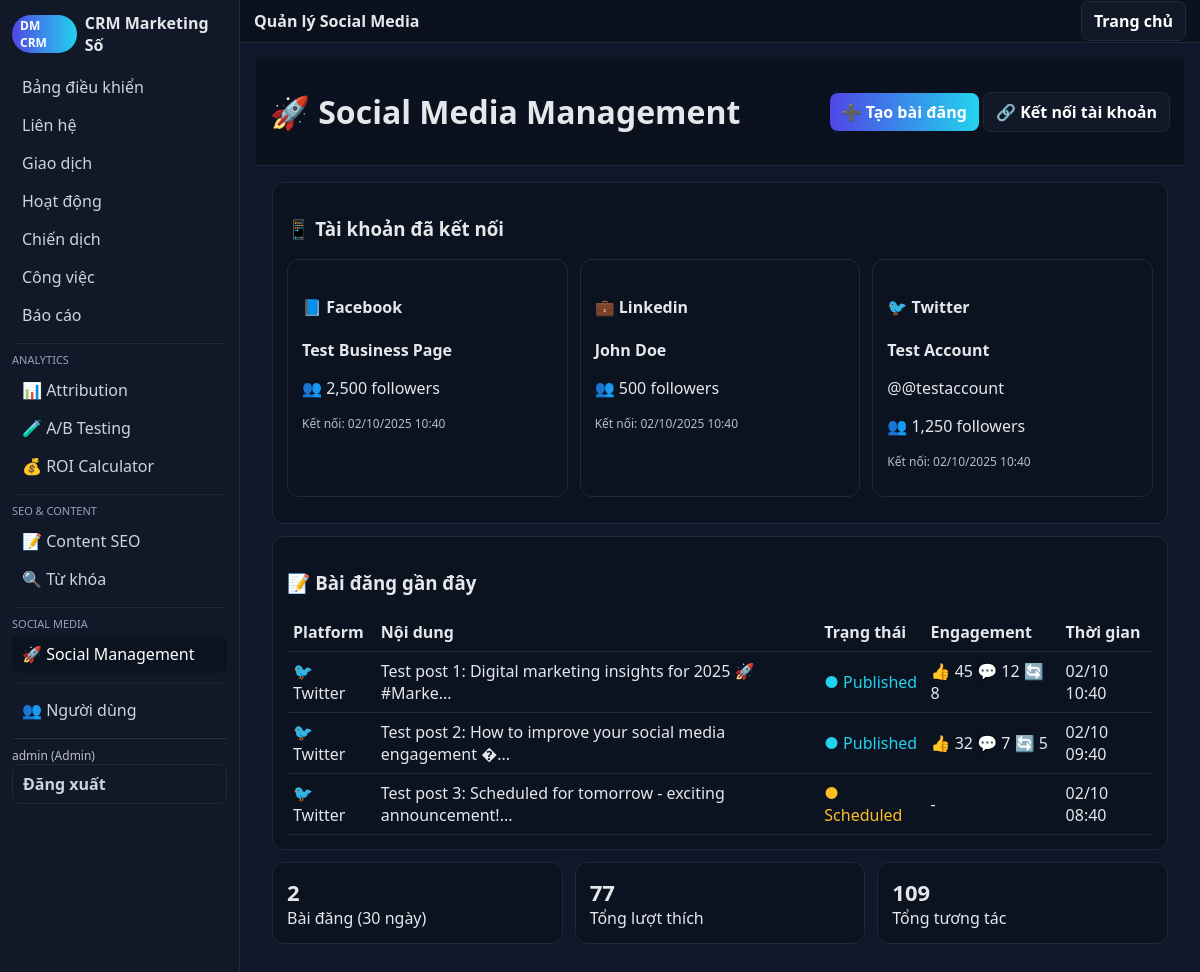
/src/index.php?action=social_media (signed in), run on an earlier commit of the app's database.
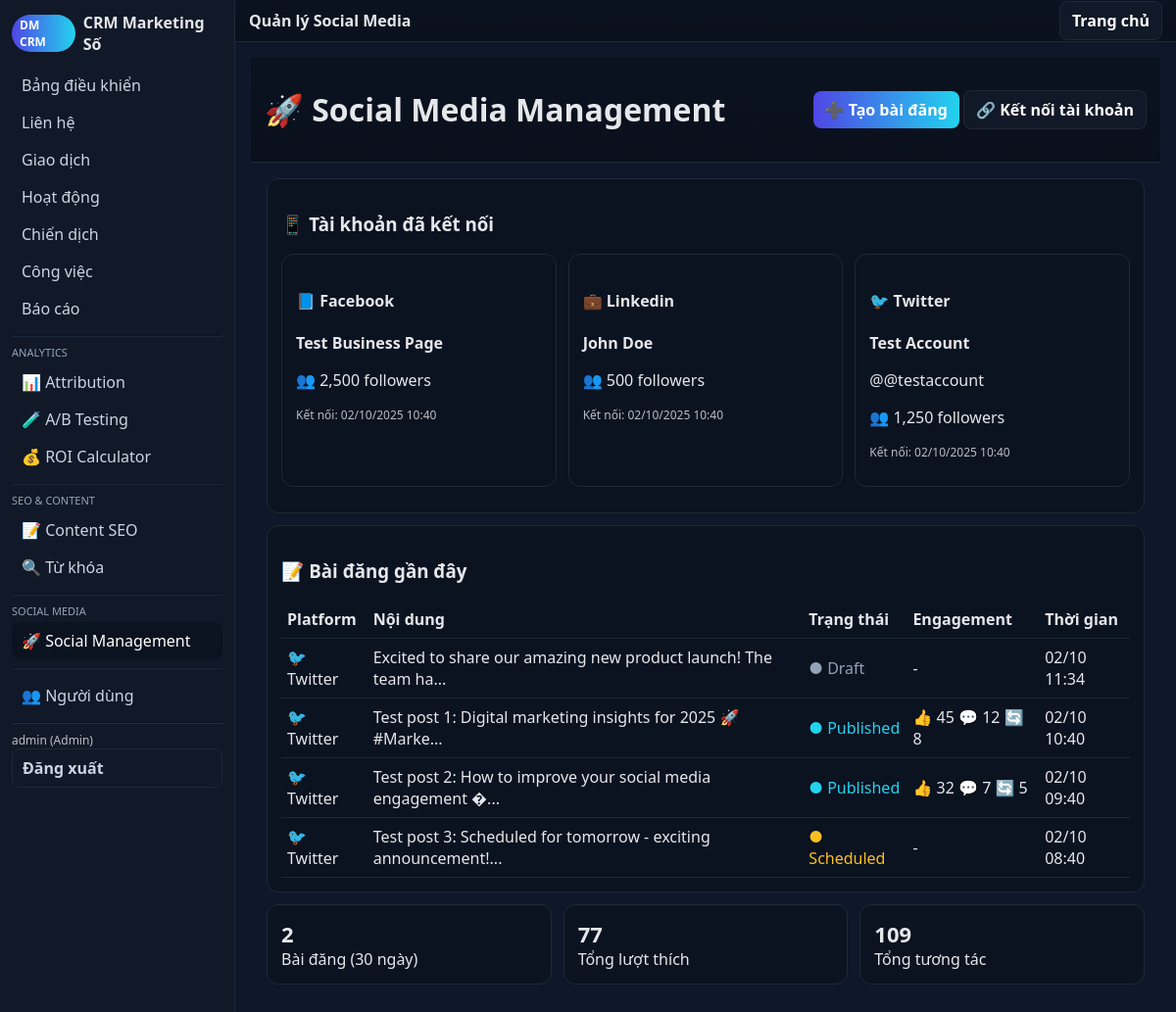
And on a later commit of the database.
### tables this page shows
CREATE TABLE social_media_accounts (
            id INTEGER PRIMARY KEY AUTOINCREMENT,
            platform TEXT NOT NULL CHECK (platform IN ('facebook', 'instagram', 'twitter', 'linkedin', 'tiktok', 'youtube')),
            account_name TEXT NOT NULL,
            account_id TEXT NOT NULL,
            username TEXT,
            display_name TEXT,
            profile_url TEXT,
            access_token TEXT,
            refresh_token TEXT,
            token_expires_at DATETIME,
            account_status TEXT DEFAULT 'active' CHECK (account_status IN ('active', 'expired', 'suspended', 'disconnected')),
            followers_count INTEGER DEFAULT 0,
            following_count INTEGER DEFAULT 0,
            posts_count INTEGER DEFAULT 0,
            verification_status TEXT DEFAULT 'none' CHECK (verification_status IN ('none', 'verified', 'business')),
            account_meta TEXT,
            connected_at DATETIME DEFAULT CURRENT_TIMESTAMP,
            last_sync_at DATETIME,
            created_at DATETIME DEFAULT CURRENT_TIMESTAMP,
            updated_at DATETIME DEFAULT CURRENT_TIMESTAMP
        );

CREATE TABLE social_media_posts (
            id INTEGER PRIMARY KEY AUTOINCREMENT,
            account_id INTEGER NOT NULL,
            platform TEXT NOT NULL CHECK (platform IN ('facebook', 'instagram', 'twitter', 'linkedin', 'tiktok', 'youtube')),
            post_id TEXT,
            post_type TEXT DEFAULT 'text' CHECK (post_type IN ('text', 'image', 'video', 'carousel', 'story', 'reel', 'short')),
            content TEXT,
            media_urls TEXT,
            hashtags TEXT,
            mentions TEXT,
            scheduled_at DATETIME,
            published_at DATETIME,
            post_status TEXT DEFAULT 'draft' CHECK (post_status IN ('draft', 'scheduled', 'published', 'failed', 'deleted')),
            engagement_score REAL DEFAULT 0,
            likes_count INTEGER DEFAULT 0,
            comments_count INTEGER DEFAULT 0,
            shares_count INTEGER DEFAULT 0,
            views_count INTEGER DEFAULT 0,
            reach_count INTEGER DEFAULT 0,
            impressions_count INTEGER DEFAULT 0,
            click_count INTEGER DEFAULT 0,
            save_count INTEGER DEFAULT 0,
            ai_generated BOOLEAN DEFAULT FALSE,
            ai_provider TEXT,
            ai_prompt TEXT,
            campaign_id INTEGER,
            ab_test_id INTEGER,
            post_meta TEXT,
            error_message TEXT,
            created_at DATETIME DEFAULT CURRENT_TIMESTAMP,
            updated_at DATETIME DEFAULT CURRENT_TIMESTAMP
        );

### src/lib/db.php (called while the page is built, shortened)
<?php
function q($db,$sql,$params=[]){ $st=$db->prepare($sql); $st->execute($params); return $st; }
function h($s){ return htmlspecialchars($s ?? '', ENT_QUOTES, 'UTF-8'); }
?>

### src/views/social_media.php (the view, shortened to what the changed rows need)
<?php
function view_social_media($op) {
    global $db;
    try {
        $socialManager = new SocialMediaManager($db, null);
        $aiService = null;
    } catch (Exception $e) {
        $socialManager = new SocialMediaManager($db);
        $aiService = null;
    }
    layout_header('Quản lý Social Media');
    if ($op === '' || $op === 'dashboard') {
        renderSocialMediaDashboard($db, $socialManager);
    } elseif ($op === 'connect') {
        renderConnectAccountForm();
    } elseif ($op === 'create_post') {
        renderCreatePostForm($db, $aiService !== null);
    } elseif ($op === 'analytics') {
        renderAnalyticsDashboard($socialManager);
    } elseif ($op === 'posts') {
        renderPostsHistory($db);
    }
    layout_footer();
}
function renderSocialMediaDashboard($db, $socialManager) {
    echo '<div class="toolbar">';
    echo '<h1>🚀 Social Media Management</h1>';
    echo '</div>';
    echo '<div class="container">';
    $accounts = q($db, "SELECT * FROM social_media_accounts WHERE account_status = 'active' ORDER BY platform, connected_at DESC")->fetchAll(PDO::FETCH_ASSOC);
    echo '<div class="card">';
    if (empty($accounts)) {
        echo '<div style="text-align: center; padding: 40px; color: #94a3b8;">';
        echo '<p>🔌 Chưa có tài khoản nào được kết nối</p>';
        echo '<a href="?action=social_media&op=connect" class="btn">Kết nối tài khoản đầu tiên</a>';
        echo '</div>';
    } else {
        echo '<div class="grid cols-3">';
        foreach ($accounts as $account) {
            $platformIcon = [
                'facebook' => '📘',
                'twitter' => '🐦',
                'linkedin' => '💼',
                'instagram' => '📸',
                'tiktok' => '🎵'
            ];
            echo '<div class="card">';
            echo '<h4>' . ($platformIcon[$account['platform']] ?? '🌐') . ' ' . ucfirst($account['platform']) . '</h4>';
            echo '<p><strong>' . h($account['display_name'] ?: $account['account_name']) . '</strong></p>';
            if ($account['username']) echo '<p>@' . h($account['username']) . '</p>';
            echo '<p>👥 ' . number_format($account['followers_count']) . ' followers</p>';
            echo '<p class="hint">Kết nối: ' . date('d/m/Y H:i', strtotime($account['connected_at'])) . '</p>';
            echo '</div>';
        }
        echo '</div>';
    }
    echo '</div>';
    $recentPosts = q($db, "
        SELECT p.*, a.platform, a.display_name as account_name
        FROM social_media_posts p
        JOIN social_media_accounts a ON a.id = p.account_id
        ORDER BY p.created_at DESC LIMIT 10
    ")->fetchAll(PDO::FETCH_ASSOC);
    echo '<div class="card">';
    if (empty($recentPosts)) {
        echo '<p style="text-align: center; color: #94a3b8; padding: 20px;">Chưa có bài đăng nào</p>';
    } else {
        echo '<div style="overflow-x: auto;">';
        echo '<table>';
        echo '<tr><th>Platform</th><th>Nội dung</th><th>Trạng thái</th><th>Engagement</th><th>Thời gian</th></tr>';
        foreach ($recentPosts as $post) {
            $platformIcon = [
                'facebook' => '📘',
                'twitter' => '🐦',
                'linkedin' => '💼'
            ];
            $statusColors = [
                'published' => '#22d3ee',
                'scheduled' => '#fbbf24',
                'draft' => '#94a3b8',
                'failed' => '#f87171'
            ];
            echo '<tr>';
            echo '<td>' . ($platformIcon[$post['platform']] ?? '🌐') . ' ' . ucfirst($post['platform']) . '</td>';
            echo '<td>' . h(substr($post['content'], 0, 60)) . (strlen($post['content']) > 60 ? '...' : '') . '</td>';
            echo '<td><span style="color: ' . ($statusColors[$post['post_status']] ?? '#94a3b8') . '">● ' . ucfirst($post['post_status']) . '</span></td>';
            echo '<td>';
            if ($post['post_status'] === 'published') {
                echo '👍 ' . number_format($post['likes_count']) . ' ';
                echo '💬 ' . number_format($post['comments_count']) . ' ';
                echo '🔄 ' . number_format($post['shares_count']);
            } else {
                echo '-';
            }
            echo '</td>';
            echo '<td>' . date('d/m H:i', strtotime($post['created_at'])) . '</td>';
            echo '</tr>';
        }
        echo '</table>';
        echo '</div>';
    }
    echo '</div>';
    echo '</div>';
}

### src/views/layout.php (shortened to what the changed rows need)
<?php
function layout_header($title='CRM'){
echo '<!doctype html><html><head><meta charset="utf-8"><meta name="viewport" content="width=device-width,initial-scale=1">';
echo '</head><body><div class="layout"><aside class="sidebar">';
echo '<div class="brand"><span class="pill">DM CRM</span> <span>CRM Marketing Số</span></div><div class="nav">';
$items=['dashboard'=>'Bảng điều khiển','contacts'=>'Liên hệ','deals'=>'Giao dịch','activities'=>'Hoạt động','campaigns'=>'Chiến dịch','tasks'=>'Công việc','reports'=>'Báo cáo'];
$current=$_GET['action']??'dashboard'; foreach($items as $k=>$v){ $cls=$current===$k?'active':''; echo '<a class="'.$cls.'" href="?action='.$k.'">'.$v.'</a>'; }
echo '<hr style="border-color:var(--muted);opacity:.2;margin:8px 0">';
echo '<div style="font-size:11px;color:#94a3b8;margin:4px 0">ANALYTICS</div>';
$analytics_items=['analytics'=>'📊 Attribution','ab_testing'=>'🧪 A/B Testing','roi_calculator'=>'💰 ROI Calculator'];
foreach($analytics_items as $k=>$v){ $cls=$current===$k?'active':''; echo '<a class="'.$cls.'" href="?action='.$k.'">'.$v.'</a>'; }
echo '<hr style="border-color:var(--muted);opacity:.2;margin:8px 0">';
echo '<div style="font-size:11px;color:#94a3b8;margin:4px 0">SEO & CONTENT</div>';
$seo_items=['content'=>'📝 Content SEO','keywords'=>'🔍 Từ khóa'];
foreach($seo_items as $k=>$v){ $cls=$current===$k?'active':''; echo '<a class="'.$cls.'" href="?action='.$k.'">'.$v.'</a>'; }
echo '<hr style="border-color:var(--muted);opacity:.2;margin:8px 0">';
echo '<div style="font-size:11px;color:#94a3b8;margin:4px 0">SOCIAL MEDIA</div>';
$social_items=['social_media'=>'🚀 Social Management'];
foreach($social_items as $k=>$v){ $cls=$current===$k?'active':''; echo '<a class="'.$cls.'" href="?action='.$k.'">'.$v.'</a>'; }
echo '<hr style="border-color:var(--muted);opacity:.2;margin:8px 0">';
$admin_items=['users'=>'👥 Người dùng'];
foreach($admin_items as $k=>$v){ $cls=$current===$k?'active':''; echo '<a class="'.$cls.'" href="?action='.$k.'">'.$v.'</a>'; }
echo '<hr style="border-color:var(--muted);opacity:.3">';
echo '<div class="hint">'.h($_SESSION['uname']??'').' ('.h($_SESSION['role']??'').')</div>';
echo '<a class="btn secondary" href="?action=logout">Đăng xuất</a>';
echo '</div></aside><main class="main"><div class="toolbar"><strong>'.h($title).'</strong><div><a class="btn secondary" href="?action=dashboard">Trang chủ</a></div></div><div class="container">';
}
function layout_footer(){ echo '</div></main></div></body></html>'; }
?>

What changed in the data, as far as the page shows it:
added social_media_posts: social_media_accounts.platform "🐦", social_media_accounts.platform "Twitter", content "Excited to share our amazing new product launch! The team ha", post_status "Draft", created_at "02/10 11:34"
